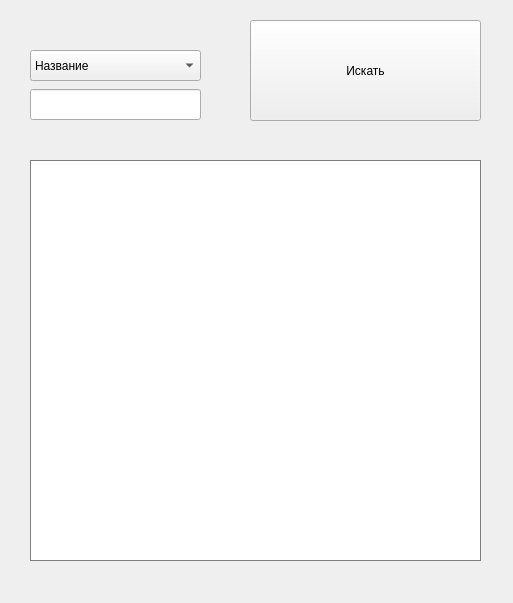
<?xml version="1.0" encoding="UTF-8"?>
<ui version="4.0">
 <class>MainWindow</class>
 <widget class="QMainWindow" name="MainWindow">
  <property name="geometry">
   <rect>
    <x>0</x>
    <y>0</y>
    <width>513</width>
    <height>603</height>
   </rect>
  </property>
  <property name="windowTitle">
   <string>MainWindow</string>
  </property>
  <widget class="QWidget" name="centralwidget">
   <widget class="QComboBox" name="search_variant">
    <property name="geometry">
     <rect>
      <x>30</x>
      <y>50</y>
      <width>171</width>
      <height>31</height>
     </rect>
    </property>
    <item>
     <property name="text">
      <string>Название</string>
     </property>
    </item>
    <item>
     <property name="text">
      <string>Автор</string>
     </property>
    </item>
   </widget>
   <widget class="QPushButton" name="search_btn">
    <property name="geometry">
     <rect>
      <x>250</x>
      <y>20</y>
      <width>231</width>
      <height>101</height>
     </rect>
    </property>
    <property name="text">
     <string>Искать</string>
    </property>
   </widget>
   <widget class="QLineEdit" name="search_text">
    <property name="geometry">
     <rect>
      <x>30</x>
      <y>89</y>
      <width>171</width>
      <height>31</height>
     </rect>
    </property>
   </widget>
   <widget class="QGroupBox" name="book_btns_group_box">
    <property name="geometry">
     <rect>
      <x>30</x>
      <y>160</y>
      <width>451</width>
      <height>401</height>
     </rect>
    </property>
    <property name="sizePolicy">
     <sizepolicy hsizetype="Preferred" vsizetype="Preferred">
      <horstretch>0</horstretch>
      <verstretch>0</verstretch>
     </sizepolicy>
    </property>
    <property name="styleSheet">
     <string notr="true">#book_btns_group_box{
background-color:white;
border: 1px solid #7e7e7e}</string>
    </property>
    <property name="title">
     <string/>
    </property>
    <layout class="QVBoxLayout" name="verticalLayout">
     <property name="spacing">
      <number>0</number>
     </property>
     <property name="leftMargin">
      <number>0</number>
     </property>
     <property name="topMargin">
      <number>0</number>
     </property>
     <property name="rightMargin">
      <number>0</number>
     </property>
     <property name="bottomMargin">
      <number>0</number>
     </property>
    </layout>
   </widget>
  </widget>
 </widget>
 <resources/>
 <connections/>
</ui>
